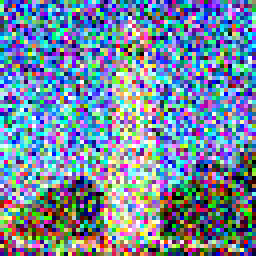
#> input picture hw/proj5/assets/1.2_noisy_500.png, 64 x 64 px, given in place of 1.7.1_house_sketch.png, which was not available (shown 4 times larger)
$ jupyter execute --allow-errors resize.ipynb
#> lines starting #> are read from the running program, lines starting #| are printed output that depends on the picture; pictures that were not available may be replaced by others from this repository, and a replacement may not be noted
[cell 1]
from PIL import Image

# Load the image
image_path = "assets/1.7.1_house_sketch.png"
image = Image.open(image_path)
#> image is the input picture: PIL image 64x64 RGB; mean R, G, B 114.1, 135.4, 159

# Display the image
image.show()

[cell 2]
# Resize the image to 64x64
width, height = image.size
#> width = 64; height = 64
new_width = int(width * 0.7)
#> new_width = 44
left = (width - new_width) / 2
#> left = 10
top = 0
right = (width + new_width) / 2
#> right = 54
bottom = height
#> bottom = 64
cropped_image = image.crop((left, top, right, bottom))
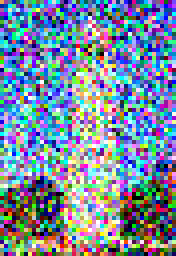
#> cropped_image: PIL image 44x64 RGB (shown 4 times larger); mean R, G, B 119.5, 137.9, 159.5
resized_image = cropped_image.resize((64, 64))
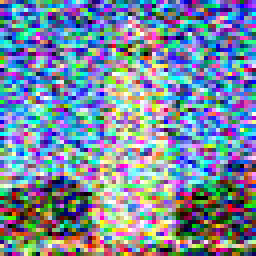
#> resized_image: PIL image 64x64 RGB (shown 4 times larger); mean R, G, B 119.6, 137.8, 159.1

# Save the resized image
resized_image_path = "assets/1.7.1_house_sketch_resized.png"
resized_image.save(resized_image_path)

# Display the resized image
resized_image.show()

$ run again, on hw/proj5/assets/1.3_estimate_250.png
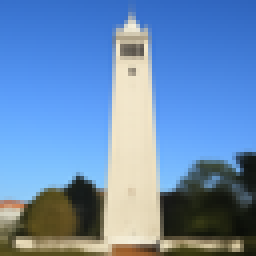
#> input picture hw/proj5/assets/1.3_estimate_250.png, 64 x 64 px, given in place of 1.7.1_house_sketch.png, which was not available (shown 4 times larger)
#> image is the input picture: PIL image 64x64 RGB; mean R, G, B 105.2, 139.8, 182
#> `cropped_image = image.crop((left, top, right, bottom))`:
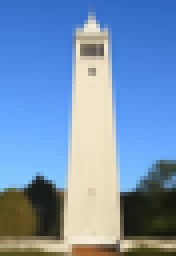
#> cropped_image: PIL image 44x64 RGB (shown 4 times larger); mean R, G, B 115.6, 146.5, 183.3
#> `resized_image = cropped_image.resize((64, 64))`:
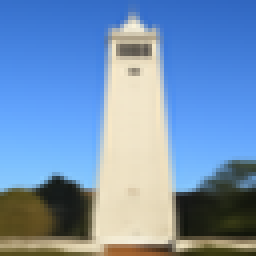
#> resized_image: PIL image 64x64 RGB (shown 4 times larger); mean R, G, B 115.6, 146.5, 183.3
